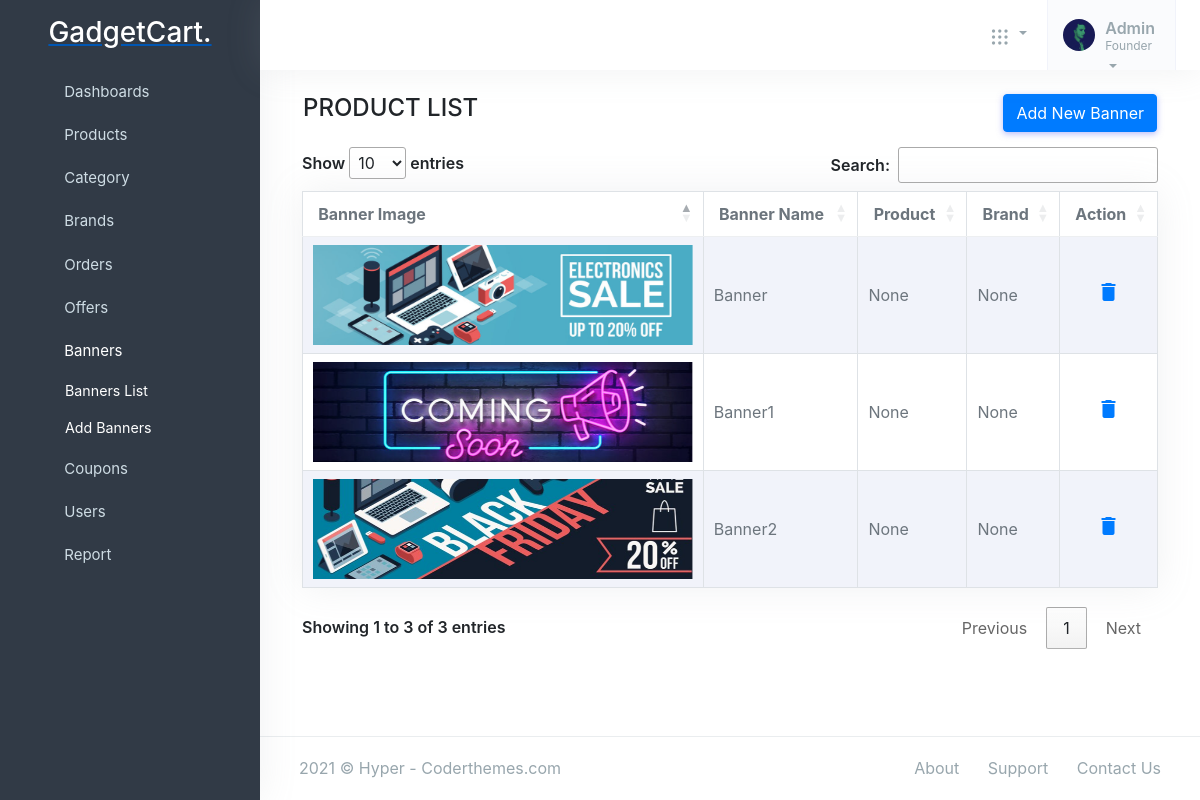
/adminpanel/banner_list/, run on the app's committed database.
### banners/models.py (models this page shows, shortened)
class Banner(models.Model):
    banner_name = models.CharField(max_length=100, unique=True)
    banner_img = models.ImageField(upload_to='photos/banners')
    brand = models.ForeignKey(Brand, on_delete=models.CASCADE, blank=True, null=True)
    product = models.ForeignKey(Product, on_delete=models.CASCADE, blank=True, null=True)

### adminpanel/views.py (the view)
# urls.py: path('banner_list/', views.banner_list, name='banner_list'),
def banner_list(request):
    banners = Banner.objects.all()
    context = {
        'banners' : banners
    }
    return render(request, 'adminpanel/banner_list.html', context)

### brand/context_processors.py (called while the page is built)
def menulinks(request):
    links = Brand.objects.all()
    return dict(link=links)

### carts/context_processors.py (called while the page is built, shortened)
def counter(request):
    cart_count = 0
    if 'admin' in request.path:
        return {}
    return dict(cart_count=cart_count)

### category/context_processors.py (called while the page is built)
def menu_links(request):
    links = Category.objects.all()
    return dict(links=links)

### templates/adminpanel/banner_list.html (shortened to what this page needs)
{% extends 'adminpanel/base.html' %}
{% load static %}
{% block content %}
<div class="container">
    <div class="row">
        <div class="col">
            <h4 class="ml-3 mt-4 mb-4">PRODUCT LIST</h4>
        </div>
        <div class="col">
            <a href="{% url 'banner_add' %}" type="button" class="btn btn-primary mt-4 mr-3 float-right">Add New Banner</a>
        </div>
    </div>
    <div class="col-12" id="tables">
        <table class="table table-striped table-bordered table-hover bg-white bg-body shadow" id="myTable">
            <thead>
                <tr>
                    <th>Banner Image</th>
                    <th>Banner Name</th>
                    <th>Product</th>
                    <th>Brand</th>
                    <th>Action</th>
                </tr>
            </thead>
            <tbody>
                {% for banner in banners %}
                <tr>
                    <td class="table-user">
                        <img src="{{ banner.banner_img.url }}" alt="table-user" />
                    </td>
                    <td class="align-middle"> {{ banner.banner_name }}</td>
                    <td class="align-middle">{{ banner.product }}</td>
                    <td class="align-middle">{{ banner.brand }}</td>
                    <td class="table-action align-middle">
                        <center>
                            <a href="{% url 'banner_delete' banner.id %}" onclick="deleteItems(event)"><span
                                    class="material-icons">delete</span></a>
                        </center>
                    </td>
                </tr>
                {% endfor %}
            </tbody>
        </table>
    </div>
</div>
<footer class="footer">
    <div class="container-fluid">
        <div class="row">
            <div class="col-md-6">
                <script>document.write(new Date().getFullYear())</script> © Hyper - Coderthemes.com
            </div>
            <div class="col-md-6">
                <div class="text-md-end footer-links d-none d-md-block">
                    <a href="javascript: void(0);">About</a>
                    <a href="javascript: void(0);">Support</a>
                    <a href="javascript: void(0);">Contact Us</a>
                </div>
            </div>
        </div>
    </div>
</footer>
{% endblock %}

### templates/adminpanel/banner_list.html (style rules this page uses)
.table .table-user img { height: 100px; width: 100%; }

### data on the page
Banner: banner_img (picture), banner_name "Banner", product "None", brand "None"
Banner: banner_img (picture), banner_name "Banner1", product "None", brand "None"
Banner: banner_img (picture), banner_name "Banner2", product "None", brand "None"
